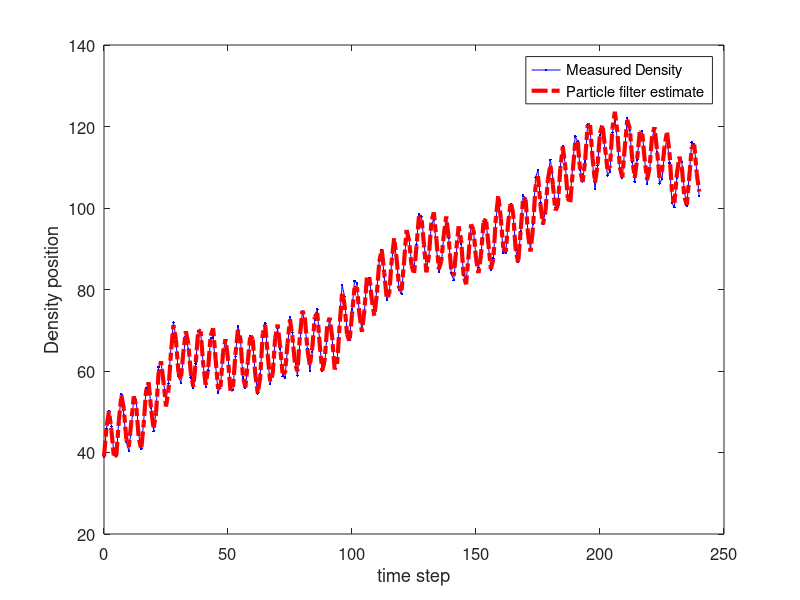

Source code (MATLAB):





%% clear everything
clear all
close all
clc


%% initialize the variables
set(0,'DefaultFigureWindowStyle','docked') %dock the figures..just a personal preference you don't need this.
x = 39; % initial actual density state
x_N = 1; % Noise covariance in the system (i.e. process noise in the state update, here, we'll use a gaussian.)
x_R = 1; % Noise covariance in the measurement (i.e. our sensors  report 1 min running exponential averages rather than the numbers we are looking for! )
T = 240; % duration the chase (i.e. number of iterations say 2 hrs at 120 30 sec intervals per hour).
N = 125 % The number of particles the system generates. The larger this is, the better your approximation, but the more computation you need.
%initilize our initial, prior particle distribution as a gaussian around
%the true initial value

V = 2; %define the variance of the initial esimate
x_P = []; % define the vector of particles

% make the randomly generated particles from the initial prior gaussian distribution
for i = 1:N
    x_P(i) = x + sqrt(V) * randn;
end

%{
%show the distribution the particles around this initial value of x.
figure(1)
clf
subplot(121)
plot(1,x_P,'.k','markersize',5)
xlabel('time step')
ylabel('flight position')
subplot(122)
hist(x_P,100)
xlabel('flight position')
ylabel('count')
pause
%}

%I made up a  travelling wave function with some random noise added to so
%that we can get started on this project (later on you guys use the
%densities that you are propagating down stream (x represents density and z is observed value from a sensor)
% x = x + 25*x/(1 + x^2) + 8*cos(1.2*(t-1)) + PROCESS NOISE --> sqrt(x_N)*randn
% z = x + MEASUREMENT NOISE -->  sqrt(x_R)*randn;

%generate the observations from the randomly selected particles, based upon
%the given function
z_out = x+ sqrt(x_R) * randn;  %the actual output vector for measurement values.
x_out = [x];  %the actual output vector for measurement values.
x_est = [x]; % time by time output of the particle filters estimate
x_est_out = [x_est]; % the vector of particle filter estimates.



for t = 1:T
    %from the previou time step, update the new position, and observed
    %position (i.e. update the density position with the non linear function
    %and update from the observed density .
    x = x + 25*x/(1 + x^2) + 8*cos(1.2*(t-1)) +  sqrt(x_N)*randn;
    z = x + sqrt(x_R)*randn;
    %Here, we do the particle filter
    for i = 1:N
        %given the prior set of particle (i.e. randomly generated densities
        %that we thought our our density might be), run each of these particles through the state
        %update model to make a new set of transitioned particles.
        x_P_update(i) = x_P(i) + 25*x_P(i)/(1 + x_P(i)^2) + 8*cos(1.2*(t-1)) + sqrt(x_N)*randn;
        %with these new updated particle locations, update the observations
        %for each of these particles.
        z_update(i) = x_P_update(i)+sqrt(x_R)*randn;
        %Generate the weights for each of these particles.
        %The weights are based upon the probability of the given
        %observation for a particle, GIVEN the actual observation.
        %That is, if we observe a location z, and we know our observation error is
        %guassian with variance x_R, then the probability of seeing a given
        %z centered at that actual measurement is (from the equation of a
        %gaussian)
        P_w(i) = (1/sqrt(2*pi*x_R)) * exp(-(z - z_update(i))^2/(2*x_R));
    end
    
    % Normalize to form a probability distribution (i.e. sum to 1).
    P_w = P_w./sum(P_w);
    
    %{
    figure(1)
    clf
    subplot(121)
    plot(P_w,z_update,'.k','markersize',5)
    hold on
    plot(0,z,'.r','markersize',50)
    xlabel('weight magnitude')
    ylabel('observed values (z update)')    
    subplot(122)
    plot(P_w,x_P_update,'.k','markersize',5)
    hold on
    plot(0,x,'.r','markersize',50)
    xlabel('weight magnitude')
    ylabel('updated particle positions (x P update)')
    pause
    
    
    %plot the before and after
    figure(1)
    clf
    subplot(131)
    plot(0,x_P_update,'.k','markersize',5)
    title('raw estimates')
    xlabel('fixed time point')
    ylabel('estimated particles for flight position')
    subplot(132)
    plot(P_w,x_P_update,'.k','markersize',5)
    hold on
    plot(0,x,'.r','markersize',40)
    xlabel('weight magnitude')
    title('weighted estimates')
    %}
    %% Resampling: From this new distribution, now we randomly sample from it to generate our new estimate particles
    
    %what this code specifically does is randomly, uniformally, sample from
    %the cummulative distribution of the probability distribution
    %generated by the weighted vector P_w.  If you sample randomly over
    %this distribution, you will select values based upon there statistical
    %probability, and thus, on average, pick values with the higher weights
    %(i.e. high probability of being correct given the observation z).
    %store this new value to the new estimate which will go back into the
    %next iteration
    for i = 1 : N
        x_P(i) = x_P_update(find(rand <= cumsum(P_w),1));
    end
    
    %The final estimate is some metric of these final resampling, such as
    %the mean value or variance
    x_est = mean(x_P);
    
    %{
    %the after
    subplot(133)
    plot(0,x_P_update,'.k','markersize',5)
    hold on
    plot(0,x_P,'.r','markersize',5)
    plot(0,x_est,'.g','markersize',40)
    xlabel('fixed time point')
    title('weight based resampling')
    pause
    %}
    % Save data in arrays for later plotting
    x_out = [x_out x];
    z_out = [z_out z];
    x_est_out = [x_est_out x_est];
    
end

t = 0:T;
figure(1);
clf
plot(t, x_out, '.-b', t, x_est_out, '-.r','linewidth',3);
set(gca,'FontSize',12); set(gcf,'Color','White');
xlabel('time step'); ylabel('Density position');
legend('Measured Density', 'Particle filter estimate');




